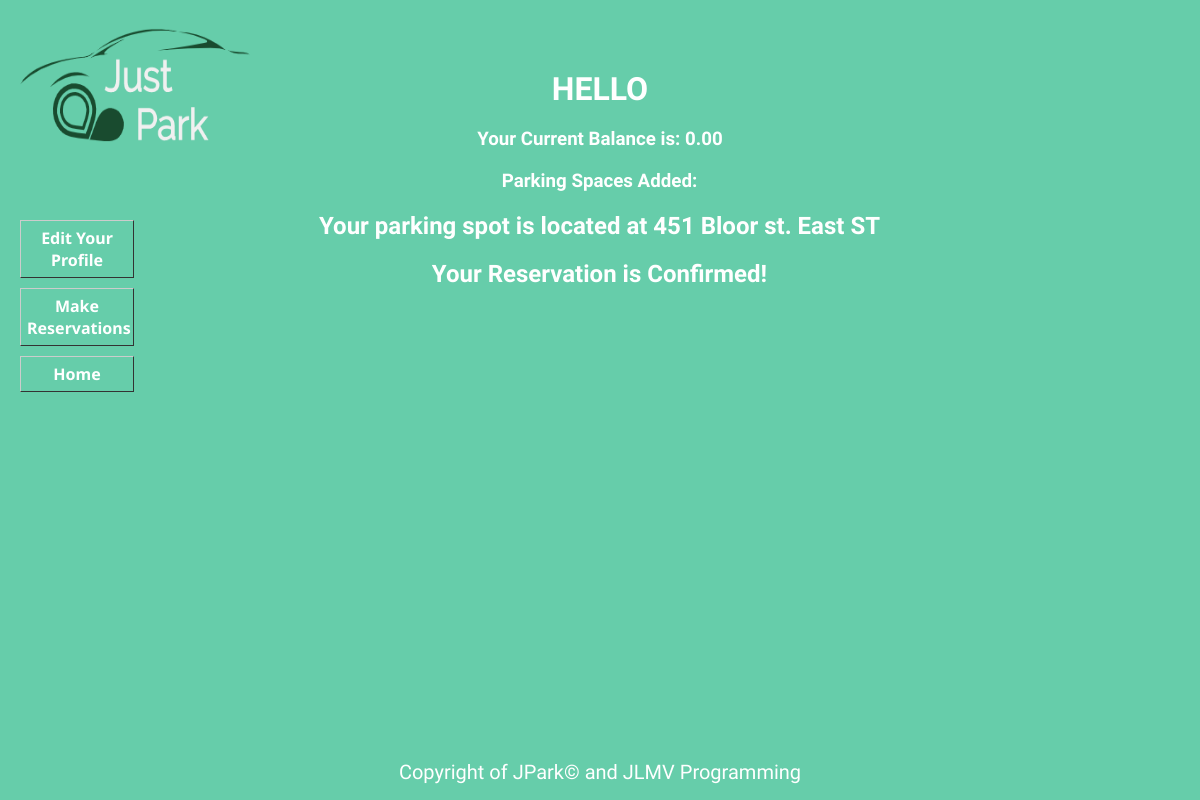
/profile/1 (signed in), run on the app's committed database.
### jpark/models.py (models this page shows, shortened)
class CustomUser(AbstractUser):
    license_plate = models.CharField(max_length=255, null=True)
    phone_number = models.CharField(max_length=255, null=True)
    balance = MoneyField(max_digits=14, decimal_places=2, default_currency='CAD')

class Parking(models.Model):
    CHOICES_IN_STREET_TYPES = (
        ('ST', 'Street'),
        ('AVE', 'Avenue'),
        ('BLVD', 'Boulevard'),
        ('RD', 'Road'),
    );
    PROVINCE_CHOICES = (
        ('BC', 'British Columbia'),
        ('MB', 'Manitoba'),
        ('NB', 'New Brunswick'),
        ('NL', 'Newfoundland and Labrador'),
        ('NT', 'Northwest Territories'),
        ('NS', 'Nova Scotia'),
        ('NU', 'Nunavut'),
        ('ON', 'Ontario'),
        ('PE', 'Prince Edward Island'),
        ('QC', 'Québec'),
        ('SK', 'Saskatchewan'),
        ('YT', 'Yukon'),
    );
    owner = models.ForeignKey(CustomUser, on_delete=models.CASCADE, related_name='owned_parking_lots')
    drivers = models.ManyToManyField(CustomUser, through='Reservation', related_name='reserved_parking_lots')
    street_type = models.CharField(max_length=4, choices=CHOICES_IN_STREET_TYPES, default='ST')
    street_name = models.CharField(max_length=255)
    street_number = models.IntegerField()
    zip_code = models.CharField(max_length=6)
    province = models.CharField(max_length=255, choices=PROVINCE_CHOICES, default='ON')
    city = models.CharField(max_length=255)
    image = models.URLField(max_length=255, null=True)
    phone = models.IntegerField()
    description = models.TextField(null=True)
    opening_time = models.TimeField()
    closing_time = models.TimeField()
    hourly_rate = models.IntegerField()
    class Meta():
        permissions = (("can_edit_parking", "User Can edit Parking"),)
    def __str__(self):
        return "Your parking spot is located at {} {} {}".format(self.street_number, self.street_name, self.street_type)

class Reservation(models.Model):
    User = models.ForeignKey(CustomUser, related_name='reservations_made', on_delete=models.CASCADE)
    parking = models.ForeignKey(Parking, related_name='reservations', on_delete=models.CASCADE)
    starting_time = models.TimeField()
    ending_time = models.TimeField()
    notes = models.TextField(blank=True)
    def __str__(self):
        return f'Your Reservation is Confirmed!'

### jpark/views.py (the view)
# urls.py: path('profile/<int:id>', profile_view, name="profile"),
@login_required
def profile_view(request, id):
    profile = CustomUser.objects.get(pk=id)
    parking = Parking.objects.filter(owner=id)
    reservation = Reservation.objects.filter(parking=id)
    context = {
        'profile': profile,
        'parking': parking,
        'reservations':reservation
        }
    return render(request, 'profile.html', context)

### jpark/templates/profile.html
{% extends 'base.html' %}
{% block content %}
<h1>Hello {{ user.first_name }}</h1>
    <h3>Your Current Balance is: {{ user.balance }}</h3>
  <div id="profileid">
    <a class="profilelinks" href="{% url 'editprofile' %}">Edit Your Profile</a>
    <a class="profilelinks" href="{% url 'reservations'%}">Make Reservations</a>
    <a class="profilelinks" href="{% url 'mainpage'%}">Home</a>
  </div>
<div id="profileinfoid">
  <h3 class="parkingspacesadded">Parking Spaces Added:</h3>
  {% for spot in parking %}
    <h2 class="parkingspacesadded">{{ spot }}</h2>
  {% endfor %}
  {% for myspot in reservations %}
    <h2 class="parkingspacesadded">{{ myspot }}</h2>
</div>
  {% endfor %}
{% endblock %}

### jpark/static/main.css (style rules this page uses)
body { margin: 50px auto; border-radius: 2px; padding: 20px; font-family: 'Noto Sans', sans-serif; background-color: mediumaquamarine; color: white; }
h1 { display: block; text-align: center; padding: 0; margin: 0px 0px 20px 0px; color: white; text-transform: uppercase; font-family: 'Raleway', sans-serif; }
h2 { color: white; font-family: 'Raleway', sans-serif; }
h3 { display: block; text-align: center; padding: 0; margin: 0px 0px 20px 0px; color: white; font-family: 'Raleway', sans-serif; }
a:link, a:default, a:visited { background-color: transparent; display: block; margin: 10px auto; color: white; }
.profilelinks { display: block; font: bold 16px 'Noto Sans'; text-decoration: none; background-color: transparent; color: white; padding: 6px 6px 6px 6px; border-top: 1px solid #CCCCCC; border-right: 1px solid #333333; border-bottom: 1px solid #333333; border-left: 1px solid #CCCCCC; width: 100px; text-align: center; }
.parkingspacesadded { text-align: center; margin-right: 115px; }
#profileinfoid { margin: 0px 0px 0px 0px; }
#profileid { margin-top: 40px; float: left }

### data on the page
CustomUser: balance "0.00"
Parking: street_number+street_name+street_type "Your parking spot is located at 451 Bloor st. East ST"
Reservation: myspot "Your Reservation is Confirmed!"
